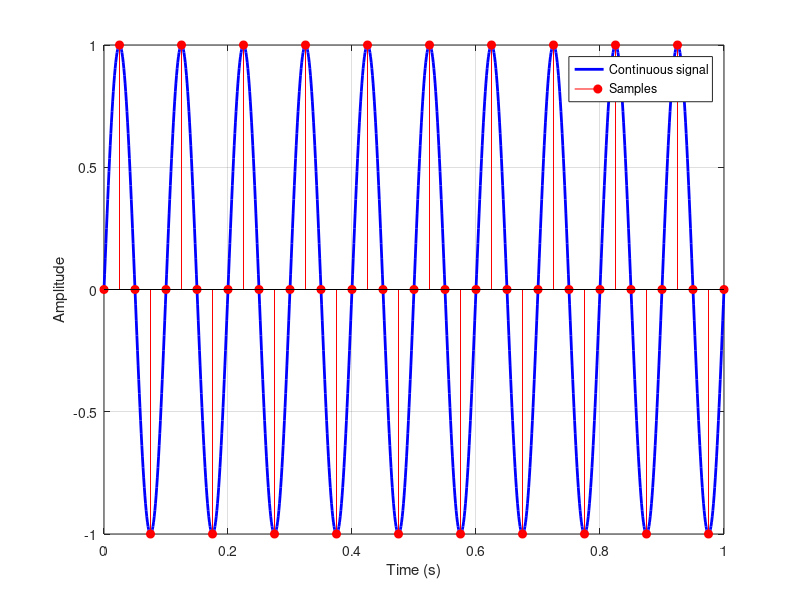

Recreate this plot in MATLAB.
f = 10;
fs = 40;

t = 0:0.001:1;
x = sin(2*pi*f*t);

n = 0:1/fs:1;
xs = sin(2*pi*f*n);

plot(t, x, 'b', 'LineWidth', 2)
hold on
stem(n, xs, 'r', 'filled')
grid on

xlabel('Time (s)')
ylabel('Amplitude')

legend('Continuous signal', 'Samples')
